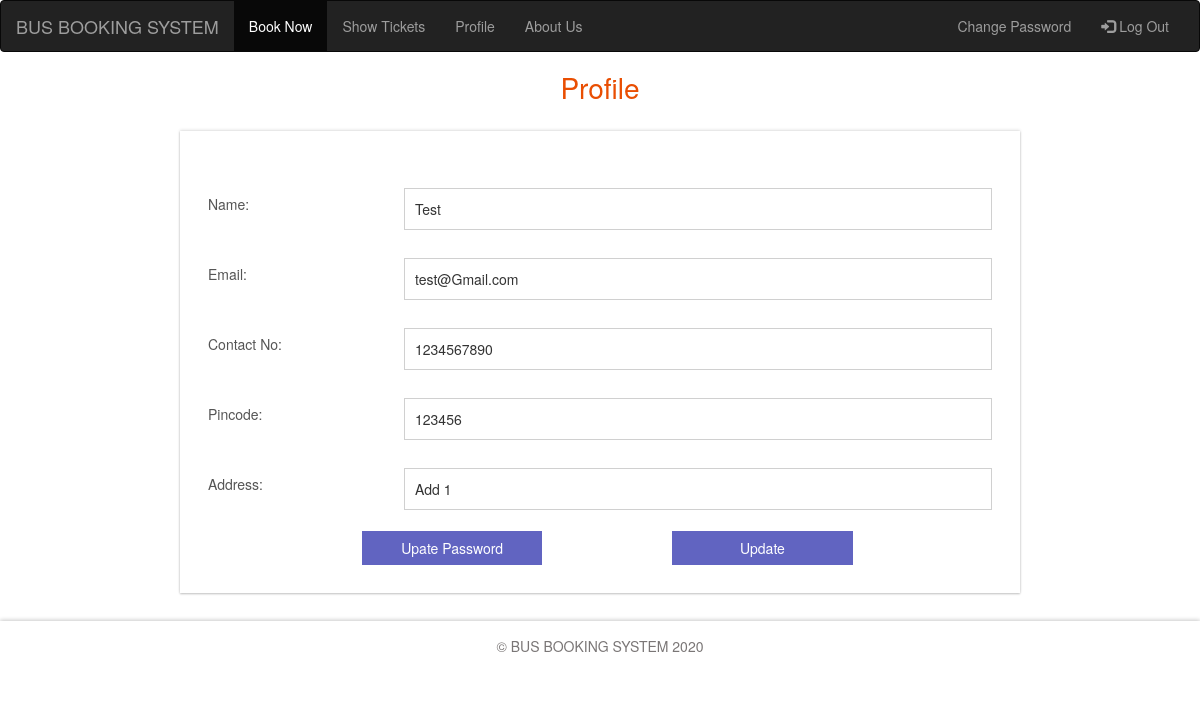
/profile.php (signed in), run on the app's committed database.
### tables this page shows
CREATE TABLE `user` (
  `id` int(11) NOT NULL,
  `username` varchar(30) NOT NULL,
  `mobile_no` varchar(10) NOT NULL,
  `email_id` varchar(100) NOT NULL,
  `password` varchar(1000) NOT NULL,
  `address` varchar(255) NOT NULL,
  `pincode` int(6) NOT NULL
);

### profile.php (the view, shortened to what this page needs)
<?php
 require("connection.php");
  $uid=  $_SESSION['id'];
    $sql = "SELECT * FROM user WHERE  id = '$uid'";
     $run = mysqli_query($conn, $sql);
	while ($rows = $run->fetch_assoc()) {
	 	$uname = $rows['username'];
	 	$mobno = $rows['mobile_no'];
		$email = $rows['email_id'];
		$pinco = $rows['pincode'];
		$addre = $rows['address'];
	 }
 ?>
<!DOCTYPE HTML>
<html>
<head>
<link href="css/bootstrap.css" rel='stylesheet' type='text/css' />
<link href="css/style.css" rel='stylesheet' type='text/css' />
<link href="css/font-awesome.css" rel="stylesheet">
<link href="css/animate.css" rel="stylesheet" type="text/css" media="all">
<link rel="stylesheet" href="css/clndr.css" type="text/css" />
<link href="css/custom.css" rel="stylesheet">
</head>
<body class="cbp-spmenu-push">
	<div class="main-content">
		<?php
			include 'nav.php';
		?>
			<div class="main-page signup-page">
				<h3 class="title1">Profile</h3>
				<div class="sign-up-row widget-shadow">
					<form action="" method="post">
					<div class="sign-u">
						<div class="sign-up1">
							<h4> Name:</h4>
						</div>
						<div class="sign-up2">
								<input type="text" value="<?php echo $uname; ?>" name="name" required="">
						</div>
						<div class="clearfix"> </div>
					</div>
					<div class="sign-u">
						<div class="sign-up1">
							<h4>Email:</h4>
						</div>
						<div class="sign-up2">
								<input type="text" value="<?php echo $email; ?>" name="email" required="">
						</div>
						<div class="clearfix"> </div>
                    </div>
                    <div class="sign-u">
						<div class="sign-up1">
							<h4>Contact No:</h4>
						</div>
						<div class="sign-up2">
								<input type="text"  value="<?php echo $mobno; ?>" name="contact" minlength="10" required="">
						</div>
						<div class="clearfix"> </div>
					</div>
					<div class="sign-u">
						<div class="sign-up1">
							<h4>Pincode:</h4>
						</div>
						<div class="sign-up2">
								<input type="text"  value="<?php echo $pinco; ?>" name="pincode" minlength="6" required="">
						</div>
						<div class="clearfix"> </div>
					</div>
					<div class="sign-u">
						<div class="sign-up1">
							<h4>Address:</h4>
						</div>
						<div class="sign-up2">
								<input type="text" value="<?php echo $addre; ?>"  name="address" required="" ></textarea>
						</div>
						<div class="clearfix"> </div>
					</div>
					<div class="sub_home">
	 						<a href="updatePassword.php">
	 						<input type="button" style="border: none; outline: none; cursor: pointer; color: #fff; background: #6164C1; width: 23%; padding: .5em 1em; font-size: 1em; margin: 0.5em 0 0 11em;" href="updatePassword.php" value="Upate Password">
							</a>
							 <input type="submit" value="Update">
					</div>
					</form>
				</div>
			</div>
		<div class="footer">
		   <p>&copy; BUS BOOKING SYSTEM 2020</a></p>
		</div>
	</div>
</body>
</html>

### css/style.css (style rules this page uses)
h4, h5, h6, h1, h2, h3 { margin: 0; }
p { margin: 0; }
html, body { font-family: 'Roboto Condensed', sans-serif; font-size: 100%; overflow-x: hidden; background: #fff; }
body a { transition: 0.5s all ease; -webkit-transition: 0.5s all ease; -moz-transition: 0.5s all ease; -o-transition: 0.5s all ease; -ms-transition: 0.5s all ease; text-decoration:none; }
h1,h2,h3,h4,h5,h6 { margin:0; }
p { margin:0; }
.main-content { position: relative; }
.cbp-spmenu-push { overflow-x: hidden; position: relative; }
.cbp-spmenu, .cbp-spmenu-push { -webkit-transition: all 0.3s ease; -moz-transition: all 0.3s ease; transition: all 0.3s ease; }
.footer { background: #fff; padding: 1em; width: 100%; text-align:center; box-shadow: 0px -1px 4px rgba(0, 0, 0, 0.21); -webkit-box-shadow: 0px -1px 4px rgba(0, 0, 0, 0.21); -moz-box-shadow: 0px -1px 4px rgba(0, 0, 0, 0.21); -ms-box-shadow: 0px -1px 4px rgba(0, 0, 0, 0.21); -o-box-shadow: 0px -1px 4px rgba(0, 0, 0, 0.21); }
.footer p { color: #7A7676; font-size: 1em; line-height: 1.6em; }
.widget-shadow { background-color: #fff; box-shadow: 0 -1px 3px rgba(0,0,0,.12),0 1px 2px rgba(0,0,0,.24); -webkit-box-shadow: 0 -1px 3px rgba(0,0,0,.12),0 1px 2px rgba(0,0,0,.24); -moz-box-shadow: 0 -1px 3px rgba(0,0,0,.12),0 1px 2px rgba(0,0,0,.24); }
h3.title1 { font-size: 2em; color: #e94e02; margin-bottom: 0.8em; }
.signup-page h3.title1 { margin-bottom: 0.4em; text-align: center; }
.sign-up-row { padding: 2em; width: 70%; margin: 2em auto; }
.sign-up1 { float:left; }
.sign-up1 h4 { color: #555; margin: 1.6em 0 1em; font-size: 1em; }
.sign-up2 { float:right; width:78%; }
.sign-up2 input[type="text"],.sign-up2 input[type="password"] { outline:none; border: 1px solid #D0D0D0; background: none; font-size: 14px; padding:10px 10px; width:100%; margin:1em 0; }
.sub_home input[type="submit"] { border: none; outline: none; cursor: pointer; color: #fff; background: #6164C1; width: 23%; padding: .5em 1em; font-size: 1em; margin: 0.5em 0 0 11em; }
@media (max-width:1440px) { .sub_home input[type="submit"] { margin: 0.5em 0 0 9.2em; } }
@media (max-width:1280px) { .sign-up2 { width: 75%; } }
@media (max-width:1280px) { .sub_home input[type="submit"] { margin: 0.5em 0 0 9em; } }

### data on the page
user: name "Test", email "test@Gmail.com", contact "1234567890", pincode "123456", address "Add 1"
